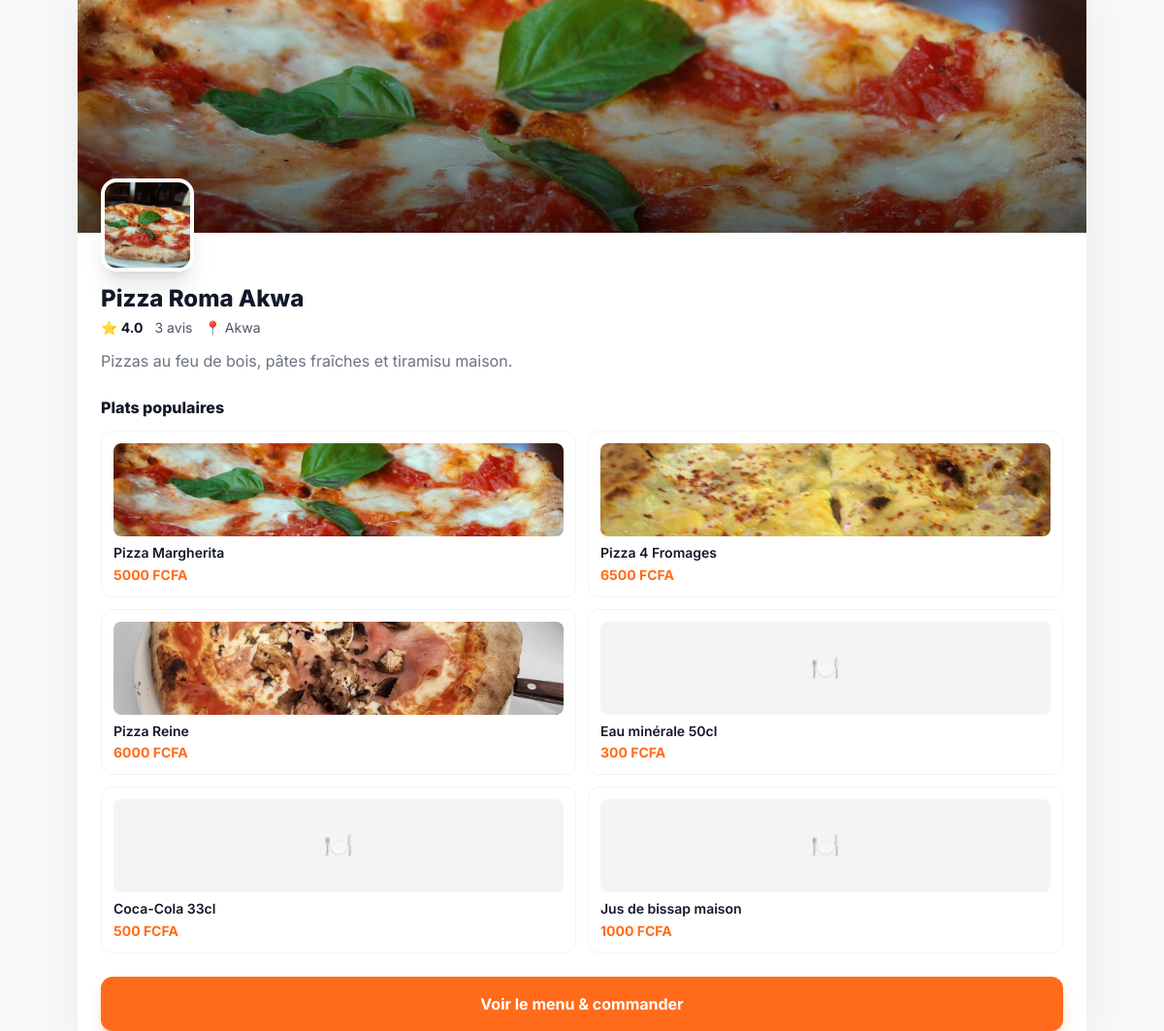
/r/0WCTJE7gaR2tqkA6/, run on the app's committed database.
### apps/restaurants/models.py (models this page shows, shortened)
class Restaurant(TimeStampedModel):
    owner = models.ForeignKey(
        settings.AUTH_USER_MODEL, on_delete=models.CASCADE, related_name="restaurants")
    name = models.CharField(max_length=140)
    slug = models.SlugField(max_length=160, unique=True, blank=True)
    share_token = models.CharField(max_length=22, unique=True, blank=True, db_index=True)
    tagline = models.CharField(max_length=60, blank=True,
                               help_text="Badge ex: Cuisine Locale / Premium")
    bio = models.TextField(blank=True, help_text="Description / bio du restaurant")
    logo = models.ImageField(upload_to="restaurants/logos/", blank=True, null=True)
    cover_image = models.ImageField(upload_to="restaurants/covers/", blank=True, null=True)
    sector = models.ForeignKey(Sector, on_delete=models.SET_NULL, null=True, blank=True,
                               related_name="restaurants", help_text="Secteur d'activite")
    neighborhood = models.CharField(max_length=80, blank=True,
                                    help_text="Quartier ex: Bonanjo, Akwa, Bonapriso, Bali")
    city = models.CharField(max_length=80, default="Douala")
    address = models.CharField(max_length=255, blank=True)
    lat = models.FloatField(null=True, blank=True)
    lng = models.FloatField(null=True, blank=True)
    delivery_fee = models.PositiveIntegerField(default=500, help_text="Frais livraison en FCFA")
    delivery_time_min = models.PositiveSmallIntegerField(default=20)
    delivery_time_max = models.PositiveSmallIntegerField(default=40)
    max_orders_per_day = models.PositiveIntegerField(
        default=0, help_text="Nombre maximum de commandes acceptees par jour (0 = illimite)")
    brand_color = models.CharField(max_length=9, default="#FF6B1A")
    accent_color = models.CharField(max_length=9, default="#FFF1E8")
    is_pro = models.BooleanField(default=False, help_text="Badge Pro")
    is_premium = models.BooleanField(default=False)
    is_featured = models.BooleanField(default=False, help_text="A la une")
    is_active = models.BooleanField(default=True)
    rating = models.DecimalField(max_digits=3, decimal_places=1, default=0)
    rating_count = models.PositiveIntegerField(default=0)
    orders_count = models.PositiveIntegerField(default=0)
    phone = models.CharField(max_length=20, blank=True)
    opening_hours = models.JSONField(default=default_opening_hours, blank=True)
    is_temporarily_closed = models.BooleanField(
        default=False, help_text="Fermeture exceptionnelle : plus aucune commande acceptee")
    closure_note = models.CharField(max_length=120, blank=True,
                                    help_text="Message affiche aux clients pendant la fermeture")
    class Meta:
        ordering = ["-is_featured", "-rating"]
        indexes = [models.Index(fields=["slug"]), models.Index(fields=["share_token"])]
    @property
    def delivery_time_label(self):
        return f"{self.delivery_time_min}-{self.delivery_time_max} min"
    @property
    def rating_label(self):
        return f"{self.rating:.1f}"

class Dish(TimeStampedModel):
    restaurant = models.ForeignKey(Restaurant, on_delete=models.CASCADE, related_name="dishes")
    section = models.ForeignKey(MenuSection, on_delete=models.SET_NULL, null=True, blank=True,
                                related_name="dishes")
    category = models.ForeignKey(Category, on_delete=models.SET_NULL, null=True, blank=True,
                                 related_name="dishes")
    name = models.CharField(max_length=140)
    description = models.TextField(blank=True)
    price = models.PositiveIntegerField(help_text="Prix en FCFA")
    prep_time = models.PositiveSmallIntegerField(default=20, help_text="Temps de preparation (min)")
    image = models.ImageField(upload_to="dishes/", blank=True, null=True)
    video = models.FileField(upload_to="dishes/videos/", blank=True, null=True)
    is_diet = models.BooleanField(default=False, help_text="Plat recommande pour une alimentation equilibree")
    calories = models.PositiveSmallIntegerField(null=True, blank=True, help_text="Calories estimees par portion")
    protein_grams = models.PositiveSmallIntegerField(null=True, blank=True, help_text="Proteines estimees par portion")
    carbs_grams = models.PositiveSmallIntegerField(null=True, blank=True, help_text="Glucides estimes par portion")
    fat_grams = models.PositiveSmallIntegerField(null=True, blank=True, help_text="Lipides estimes par portion")
    fiber_grams = models.PositiveSmallIntegerField(null=True, blank=True, help_text="Fibres estimees par portion")
    dietary_tags = models.CharField(
        max_length=160, blank=True,
        help_text="Tags separes par des virgules, ex: leger, riche en proteines")
    dietary_note = models.CharField(
        max_length=220, blank=True,
        help_text="Conseil court pour aider le client a choisir")
    is_available = models.BooleanField(default=True)
    is_popular = models.BooleanField(default=False)
    orders_count = models.PositiveIntegerField(default=0)
    class Meta:
        ordering = ["section__order", "-is_popular", "name"]
        indexes = [models.Index(fields=["restaurant", "is_available"])]

### apps/restaurants/views.py (the view)
# urls.py: path("r/<str:token>/", views.restaurant_share, name="share"),
def restaurant_share(request, token):
    resto = get_object_or_404(Restaurant, share_token=token)
    context = {
        "resto": resto,
        "top_dishes": resto.dishes.filter(is_available=True).order_by("-is_popular")[:6],
        "cart_count": _cart_count(request),
    }
    return render(request, "share/restaurant.html", context)

### apps/core/context_processors.py (called while the page is built)
def brand(request):
    unread = active_orders = 0
    if request.user.is_authenticated:
        unread = request.user.notifications.filter(is_read=False).count()
        active_orders = request.user.orders.exclude(status__in=["delivered", "cancelled"]).count()
    cart = request.session.get("cart", {}) if hasattr(request, "session") else {}
    return {
        "BRAND_NAME": "ONE EAT",
        "CURRENCY": settings.CURRENCY,
        "DEFAULT_CITY": settings.DEFAULT_CITY,
        "DOUALA_CENTER": settings.DOUALA_CENTER,
        "VAPID_PUBLIC_KEY": settings.VAPID_PUBLIC_KEY,
        "unread_notifications": unread,
        "active_order_count": active_orders,
        "cart_count": sum(i.get("qty", 0) for i in cart.values()),
    }

### apps/restaurants/views.py (called while the page is built)
def _cart_count(request):
    return sum(i.get("qty", 0) for i in request.session.get("cart", {}).values())

### templates/share/restaurant.html (shortened to what this page needs)
{% extends "base.html" %}
{% load static %}
{% block body %}
<div class="min-h-[100dvh]">
  <div class="relative h-[240px]" style="background:linear-gradient(135deg,{{ resto.brand_color }},#fff1)">
    {% if resto.cover_image %}<img src="{{ resto.cover_image.url }}" class="w-full h-full object-cover">{% endif %}
    <div class="absolute inset-0 bg-gradient-to-t from-black/60"></div>
  </div>
  <div class="px-6 -mt-14 relative">
    <div class="w-24 h-24 rounded-2xl bg-white shadow-xl overflow-hidden border-4 border-white">
      {% if resto.logo %}<img src="{{ resto.logo.url }}" class="w-full h-full object-cover">
      {% else %}<div class="w-full h-full flex items-center justify-center text-white text-3xl font-extrabold" style="background:{{ resto.brand_color }}">{{ resto.name|slice:":2"|upper }}</div>{% endif %}
    </div>
    <div class="mt-3 flex items-center gap-2">
      <h1 class="text-2xl font-extrabold text-gray-900">{{ resto.name }}</h1>
    </div>
    <div class="flex items-center gap-3 mt-1 text-sm text-gray-600">
      <span class="font-bold text-gray-900">⭐ {{ resto.rating_label }}</span>
      <span>{{ resto.rating_count }} avis</span>
      {% if resto.neighborhood %}<span>📍 {{ resto.neighborhood }}</span>{% endif %}
    </div>
    {% if resto.bio %}<p class="mt-3 text-gray-500">{{ resto.bio }}</p>{% endif %}
    {% if top_dishes %}
    <h2 class="mt-6 font-extrabold text-gray-900">Plats populaires</h2>
    <div class="mt-3 grid grid-cols-2 gap-3">
      {% for d in top_dishes %}
      <div class="rounded-xl border border-gray-100 p-3">
        <div class="h-24 rounded-lg bg-gray-100 overflow-hidden mb-2">{% if d.image %}<img src="{{ d.image.url }}" class="w-full h-full object-cover">{% else %}<div class="w-full h-full flex items-center justify-center text-2xl">🍽️</div>{% endif %}</div>
        <p class="font-semibold text-sm text-gray-900 leading-tight">{{ d.name }}</p>
        <p class="text-brand font-bold text-sm mt-1">{{ d.price }} {{ CURRENCY }}</p>
      </div>
      {% endfor %}
    </div>
    {% endif %}
    <a href="{% url 'restaurants:detail' resto.slug %}" class="mt-6 mb-10 block text-center py-4 rounded-xl bg-brand text-white font-bold shadow-lg shadow-brand/30">Voir le menu & commander</a>
  </div>
</div>
{% endblock %}

### templates/base.html (style rules this page uses)
html,body { -webkit-tap-highlight-color:transparent; }
body { font-family:'Inter',system-ui,sans-serif; background:#f8f8f8; }
img,video { max-width:100%; }
body { -webkit-font-smoothing:antialiased; font-feature-settings:"cv11","ss01"; }

### data on the page
Restaurant: cover_image (picture), logo (picture), name "Pizza Roma Akwa", rating_label "4.0", rating_count "3", neighborhood "Akwa", bio "Pizzas au feu de bois, pâtes fraîches et tiramisu maison."
Dish: image (picture), name "Pizza Margherita", price "5000", CURRENCY "FCFA"
Dish: image (picture), name "Pizza 4 Fromages", price "6500", CURRENCY "FCFA"
Dish: image (picture), name "Pizza Reine", price "6000", CURRENCY "FCFA"
Dish: name "Eau minérale 50cl", price "300", CURRENCY "FCFA"
Dish: name "Coca-Cola 33cl", price "500", CURRENCY "FCFA"
Dish: name "Jus de bissap maison", price "1000", CURRENCY "FCFA"
